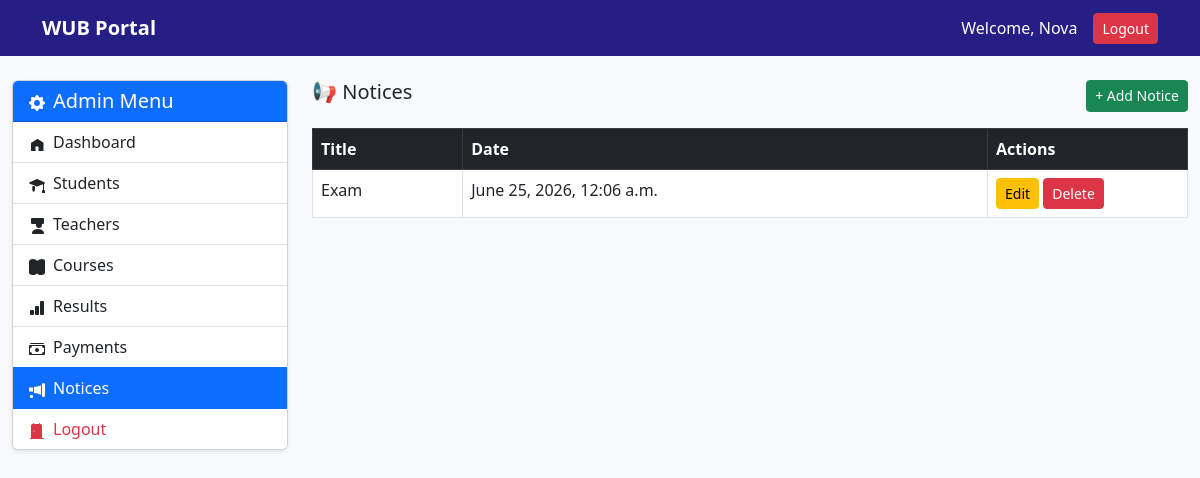
Screenshot of /notices/dashboard/admin/notices/ (signed in) with the database file from the repository.
### accounts/models.py (models this page shows)
class CustomUser(AbstractUser):
    role = models.CharField(max_length=20, default='student')
    profile_picture = models.ImageField(
        upload_to='profile_pics/',
        null=True,
        blank=True
    )
    phone = models.CharField(max_length=20, null=True, blank=True)
    address = models.TextField(null=True, blank=True)

### notices/models.py (models this page shows, shortened)
class Notice(models.Model):
    title = models.CharField(max_length=200)
    message = models.TextField()
    created_at = models.DateTimeField(auto_now_add=True)
    created_by = models.ForeignKey(
        settings.AUTH_USER_MODEL,
        on_delete=models.CASCADE,
        related_name='created_notices'
    )
    created_at = models.DateTimeField(auto_now_add=True)
    is_active = models.BooleanField(default=True)

### notices/views.py (the view)
# urls.py: path('dashboard/admin/notices/', account_views.admin_notices, name='admin_notices'),
@login_required
def admin_notices(request):
    notices = Notice.objects.all().order_by('-created_at')
    return render(request, 'admin/notices.html', {'notices': notices})

### templates/admin/notices.html (shortened to what this page needs)
{% extends 'admin/admin_base.html' %}
{% block admin_content %}
<div class="d-flex justify-content-between mb-3">
    <h5>📢 Notices</h5>
    <a href="{% url 'admin_notice_add' %}" class="btn btn-success btn-sm">+ Add Notice</a>
</div>
<table class="table table-bordered">
    <thead class="table-dark">
        <tr>
            <th>Title</th>
            <th>Date</th>
            <th width="200">Actions</th>
        </tr>
    </thead>
    <tbody>
        {% for notice in notices %}
        <tr>
            <td>{{ notice.title }}</td>
            <td>{{ notice.created_at }}</td>
            <td>
                <a href="{% url 'admin_notice_edit' notice.id %}" class="btn btn-warning btn-sm">Edit</a>
                <a href="{% url 'admin_notice_delete' notice.id %}" class="btn btn-danger btn-sm"
                   onclick="return confirm('Delete this notice?')">
                    Delete
                </a>
            </td>
        </tr>
        {% empty %}
        <tr>
            <td colspan="3" class="text-center">No notices found</td>
        </tr>
        {% endfor %}
    </tbody>
</table>
{% endblock %}

### templates/base.html (shortened to what this page needs)
{% load static %}
<!DOCTYPE html>
<html lang="en">
<head>
    <link href="https://cdn.jsdelivr.net/npm/bootstrap@5.3.0/dist/css/bootstrap.min.css" rel="stylesheet">
</head>
<body>
    <nav class="navbar navbar-expand-lg navbar-dark">
        <div class="container">
            <a class="navbar-brand fw-bold" href="{% url 'student_dashboard' %}">WUB Portal</a>
            <div class="ms-auto d-flex align-items-center">
                <span class="text-white me-3">
                    Welcome, {{ request.user.get_full_name|default:request.user.username }}
                </span>
                <form method="post" action="{% url 'logout' %}" style="display: inline;">
                    <button type="submit" class="btn btn-danger btn-sm">Logout</button>
                </form>
            </div>
        </div>
    </nav>
    {% block content %}
    {% endblock %}
</body>
</html>

### templates/base.html (style rules this page uses)
body { background-color: #f8f9fa; }
.navbar { background: #251e85; }
.navbar-brand, .nav-link { color: white !important; }

### rows the page displays
CustomUser: user.get_full_name "Nova"
Notice: title "Exam", created_at "June 25, 2026, 12:06 a.m."
